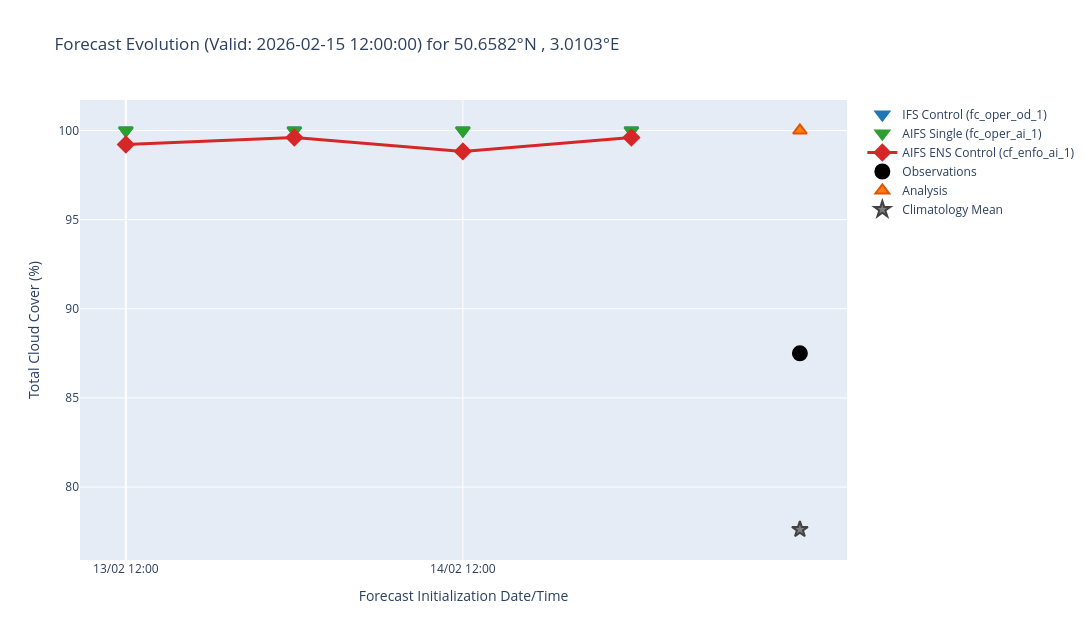

The notebook cell saved with this chart:
### Code cell
area_str = get_area_string(widgets_dict['config']['area_sub'])
date_str = widgets_dict['config']['valid_date'].strftime("%Y%m%d")
_, _, plot_dir = setup_data_directories(base_path, widgets_dict['config']['param'], area_str, date_str)
plot_data['data_df'].to_csv(f'{plot_dir}/plot_data.csv', index=False)

# Create the interactive plot
plot_forecast_evolution(plot_data, widgets_dict, plot_dir, export_html=True)

### Figure 1 — Plotly figure (JSON) as saved in the notebook; plotly's stock layout.template omitted (floating-point values rounded to 4 significant figures)
{"data": [{"customdata": [[48, "13/02 12:00", 12.5], [36, "14/02 00:00", 12.5], [24, "14/02 12:00", 12.5], [12, "15/02 00:00", 12.5]], "hovertemplate": "Initialisation Date: %{customdata[1]}<br>Lead Time: %{customdata[0]}h<br>Value: %{y:.2f}%<br>Bias: %{customdata[2]:.2f}%<extra>Model: IFS Control (fc_oper_od_1)</extra>", "marker": {"color": "#1f77b4", "line": {"color": "#1f77b4", "width": 2}, "size": 12, "symbol": "triangle-down"}, "mode": "markers", "name": "IFS Control (fc_oper_od_1)", "type": "scatter", "x": [0, 1, 2, 3], "y": [100, 100, 100, 100]}, {"customdata": [[48, "13/02 12:00", 12.5], [36, "14/02 00:00", 12.5], [24, "14/02 12:00", 12.5], [12, "15/02 00:00", 12.5]], "hovertemplate": "Initialisation Date: %{customdata[1]}<br>Lead Time: %{customdata[0]}h<br>Value: %{y:.2f}%<br>Bias: %{customdata[2]:.2f}%<extra>Model: AIFS Single (fc_oper_ai_1)</extra>", "marker": {"color": "#2ca02c", "line": {"color": "#2ca02c", "width": 2}, "size": 12, "symbol": "triangle-down"}, "mode": "markers", "name": "AIFS Single (fc_oper_ai_1)", "type": "scatter", "x": [0, 1, 2, 3], "y": [100, 100, 100, 100]}, {"customdata": [[48, "13/02 12:00", 11.72], [36, "14/02 00:00", 12.11], [24, "14/02 12:00", 11.33], [12, "15/02 00:00", 12.11]], "hovertemplate": "Initialisation Date: %{customdata[1]}<br>Lead Time: %{customdata[0]}h<br>Value: %{y:.2f}%<br>Bias: %{customdata[2]:.2f}%<extra>Model: AIFS ENS Control (cf_enfo_ai_1)</extra>", "line": {"color": "#d62728", "width": 3}, "marker": {"color": "#d62728", "line": {"color": "#d62728", "width": 2}, "size": 12, "symbol": "diamond"}, "mode": "lines+markers", "name": "AIFS ENS Control (cf_enfo_ai_1)", "type": "scatter", "x": [0, 1, 2, 3], "y": [99.22, 99.61, 98.83, 99.61]}, {"customdata": [[0]], "hovertemplate": "Observation: %{y:.2f}%<extra></extra>", "marker": {"color": "#000000", "line": {"color": "#000000", "width": 2}, "size": 14, "symbol": "circle"}, "mode": "markers", "name": "Observations", "type": "scatter", "x": [4], "y": [87.5]}, {"customdata": [[0]], "hovertemplate": "Analysis: %{y:.2f}%<extra></extra>", "marker": {"color": "#ff7f0e", "line": {"color": "#e65100", "width": 2}, "size": 12, "symbol": "triangle-up"}, "mode": "markers", "name": "Analysis", "type": "scatter", "x": [4], "y": [100]}, {"customdata": [[0]], "hovertemplate": "Climatology Mean: %{y:.2f}%<extra></extra>", "marker": {"color": "#7f7f7f", "line": {"color": "#424242", "width": 2}, "size": 12, "symbol": "star"}, "mode": "markers", "name": "Climatology Mean", "type": "scatter", "x": [4], "y": [77.62]}], "layout": {"height": 640, "showlegend": true, "title": {"text": "Forecast Evolution (Valid: 2026-02-15 12:00:00) for 50.6582°N , 3.0103°E"}, "width": 1600, "xaxis": {"dtick": 12, "gridcolor": "white", "gridwidth": 1, "showgrid": true, "tickangle": 0, "ticktext": ["13/02 12:00", "14/02 12:00"], "tickvals": [0, 2], "title": {"text": "Forecast Initialization Date/Time"}}, "yaxis": {"title": {"text": "Total Cloud Cover (%)"}}}}
